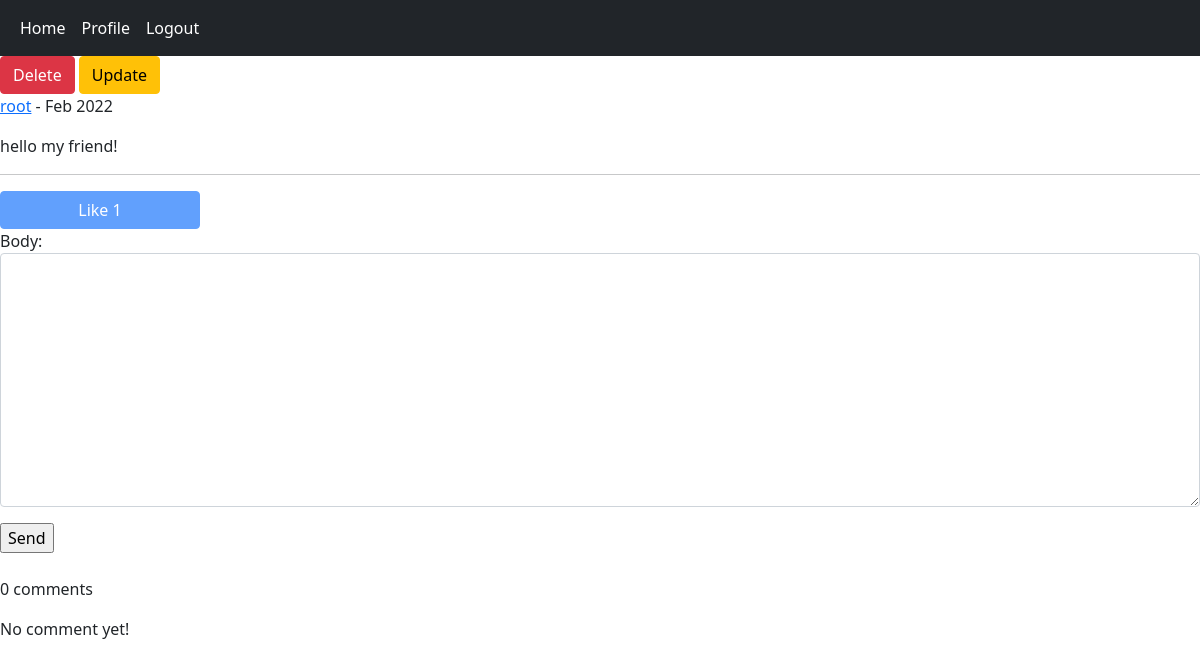
Page /post/2/hello-my-friend/ (signed in) on the committed database.
### home/models.py (models this page shows, shortened)
class Post(models.Model):
    user = models.ForeignKey(User, on_delete=models.CASCADE, related_name='posts')
    body = models.TextField()
    slug = models.SlugField()
    created_at = models.DateTimeField(auto_now_add=True)
    updated_at = models.DateTimeField(auto_now=True)
    class Meta:
        ordering = ('-updated_at',)
    def like_counts(self):
        return self.plikes.count()
    def user_can_like(self, user):
        user_like = user.ulikes.filter(post=self)
        if user_like.exists():
            return True
        return False

### home/views.py (the view, shortened to what this page needs)
# urls.py: path('post/<int:post_id>/<slug:post_slug>/', views.PostDetailView.as_view(), name='post_detail'),
class PostDetailView(View):
    form_class = CommentCreateForm
    form_class_reply = CommentReplyForm
    def setup(self, request, *args, **kwargs):
        self.post_instance = get_object_or_404(Post, pk=kwargs['post_id'], slug=kwargs['post_slug'])
        return super().setup(request, *args, **kwargs)
    def get(self, request, *args, **kwargs):
        comments = self.post_instance.pcomments.filter(is_reply=False)
        can_like = False
        if request.user.is_authenticated and self.post_instance.user_can_like(request.user):
            can_like = True
        return render(request, 'home/detail.html', {'post':self.post_instance, 'comments':comments, 'form':self.form_class, 'reply_form':self.form_class_reply, 'can_like':can_like})

### home/templates/home/detail.html (shortened to what this page needs)
{% extends 'base.html' %}
{% block content %}
    {% if request.user.id == post.user.id %}
        <a href="{% url 'home:post_delete' post.id %}" class="btn btn-danger">Delete</a>
        <a href="{% url 'home:post_update' post.id %}" class="btn btn-warning">Update</a>
    {% endif %}
    <p><a href="{% url 'account:user_profile' post.user.id %}">{{ post.user.username }}</a> - {{ post.updated_at|date:"M Y" }}</p>
    <p>{{ post.body }}</p><hr/>
    {% if request.user.is_authenticated %}
        <a href="{% url 'home:post_like' post.id %}" class="{% if can_like %}disabled{% endif %} btn btn-primary col-md-2">Like {{ post.like_counts }}</a>
        <form action="" method="post">
            {{ form.as_p }}
            <input type="submit" value="Send">
        </form><br/>
    {% else %}
        <p class="alert alert-danger">Only logged in user can comment!</p>
    {% endif %}
    <p>{{ comments.count }} comments</p>
    {% for comment in comments %}
        <div class="card bg-dark text-white">
            <p class="card-header">{{ comment.user }} | {{ comment.created_at|timesince }}</p>
            <p class="card-body">{{ comment.body }}</p>
            {% if request.user.is_authenticated %}
                <form action="{% url 'home:add_reply' post.id comment.id %}" method="post">
                    {% csrf_token %}
                    {{ reply_form.as_p }}
                    <input type="submit" value="Send">
                </form>
            {% endif %}
            {% with replies=comment.rcomments.all %}
                {% for rcomment in replies %}
                    <p class="bg-primary p-3 m-2">{{ rcomment.user }}<br/>{{ rcomment.body }}</p>
                {% endfor %}
            {% endwith %}
        </div><br/>
    {% empty %}
        <p>No comment yet!</p>
    {% endfor %}
{% endblock content %}

### rows in the picture
Post: user.username "root", updated_at "Feb 2022", body "hello my friend!", like_counts "1"

### other values in the picture
{{ comments.count }} "0"
